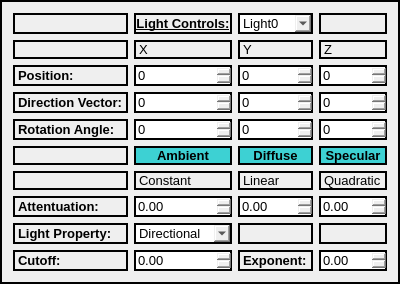
        <widget class="QFrame" name="frame_4">
         <property name="styleSheet">
          <string notr="true">border: 2px solid black;</string>
         </property>
         <property name="frameShape">
          <enum>QFrame::StyledPanel</enum>
         </property>
         <property name="frameShadow">
          <enum>QFrame::Raised</enum>
         </property>
         <layout class="QGridLayout" name="gridLayout_4">
          <item row="0" column="0">
           <layout class="QGridLayout" name="lightControlsGrid">
            <item row="7" column="1">
             <widget class="QLabel" name="constantAttenLabel">
              <property name="font">
               <font>
                <pointsize>10</pointsize>
               </font>
              </property>
              <property name="text">
               <string>Constant</string>
              </property>
             </widget>
            </item>
            <item row="1" column="3">
             <widget class="QLabel" name="zCoordLabel">
              <property name="font">
               <font>
                <pointsize>10</pointsize>
               </font>
              </property>
              <property name="text">
               <string>Z</string>
              </property>
             </widget>
            </item>
            <item row="7" column="2">
             <widget class="QLabel" name="linearAttenLabel">
              <property name="font">
               <font>
                <pointsize>10</pointsize>
               </font>
              </property>
              <property name="text">
               <string>Linear</string>
              </property>
             </widget>
            </item>
            <item row="4" column="0">
             <widget class="QLabel" name="lightRotLabel">
              <property name="font">
               <font>
                <pointsize>10</pointsize>
                <bold>true</bold>
               </font>
              </property>
              <property name="text">
               <string>Rotation Angle:</string>
              </property>
             </widget>
            </item>
            <item row="4" column="2">
             <widget class="QSpinBox" name="lightRotY">
              <property name="font">
               <font>
                <pointsize>10</pointsize>
               </font>
              </property>
              <property name="maximum">
               <number>360</number>
              </property>
             </widget>
            </item>
            <item row="1" column="2">
             <widget class="QLabel" name="yCoordLabel">
              <property name="font">
               <font>
                <pointsize>10</pointsize>
               </font>
              </property>
              <property name="text">
               <string>Y</string>
              </property>
             </widget>
            </item>
            <item row="2" column="1">
             <widget class="QSpinBox" name="lightPosX">
              <property name="font">
               <font>
                <pointsize>10</pointsize>
               </font>
              </property>
              <property name="minimum">
               <number>-20000</number>
              </property>
              <property name="maximum">
               <number>20000</number>
              </property>
             </widget>
            </item>
            <item row="7" column="0">
             <widget class="QWidget" name="widget_9" native="true"/>
            </item>
            <item row="0" column="0">
             <widget class="QWidget" name="widget_6" native="true"/>
            </item>
            <item row="10" column="2">
             <widget class="QLabel" name="exponentLabel">
              <property name="font">
               <font>
                <pointsize>10</pointsize>
                <bold>true</bold>
               </font>
              </property>
              <property name="text">
               <string>Exponent:</string>
              </property>
             </widget>
            </item>
            <item row="6" column="0">
             <widget class="QWidget" name="widget_8" native="true"/>
            </item>
            <item row="9" column="0">
             <widget class="QLabel" name="lightPropertyLabel">
              <property name="font">
               <font>
                <pointsize>10</pointsize>
                <bold>true</bold>
               </font>
              </property>
              <property name="text">
               <string>Light Property:</string>
              </property>
             </widget>
            </item>
            <item row="9" column="2">
             <widget class="QWidget" name="widget_11" native="true"/>
            </item>
            <item row="6" column="2">
             <widget class="QPushButton" name="lightDiffuseButton">
              <property name="font">
               <font>
                <pointsize>10</pointsize>
                <bold>true</bold>
               </font>
              </property>
              <property name="styleSheet">
               <string notr="true">background-color: #3DD1D3;</string>
              </property>
              <property name="text">
               <string>Diffuse</string>
              </property>
             </widget>
            </item>
            <item row="8" column="1">
             <widget class="QDoubleSpinBox" name="constantSpinBox">
              <property name="font">
               <font>
                <pointsize>10</pointsize>
               </font>
              </property>
             </widget>
            </item>
            <item row="6" column="1">
             <widget class="QPushButton" name="lightAmbientButton">
              <property name="font">
               <font>
                <pointsize>10</pointsize>
                <bold>true</bold>
               </font>
              </property>
              <property name="mouseTracking">
               <bool>false</bool>
              </property>
              <property name="autoFillBackground">
               <bool>false</bool>
              </property>
              <property name="styleSheet">
               <string notr="true">background-color: #3DD1D3;</string>
              </property>
              <property name="text">
               <string>Ambient</string>
              </property>
              <property name="default">
               <bool>false</bool>
              </property>
              <property name="flat">
               <bool>false</bool>
              </property>
             </widget>
            </item>
            <item row="10" column="0">
             <widget class="QLabel" name="cutoffLabel">
              <property name="font">
               <font>
                <pointsize>10</pointsize>
                <bold>true</bold>
               </font>
              </property>
              <property name="text">
               <string>Cutoff:</string>
              </property>
             </widget>
            </item>
            <item row="1" column="0">
             <widget class="QWidget" name="widget_7" native="true"/>
            </item>
            <item row="9" column="3">
             <widget class="QWidget" name="widget_12" native="true"/>
            </item>
            <item row="8" column="0">
             <widget class="QLabel" name="attentuationLabel">
              <property name="font">
               <font>
                <pointsize>10</pointsize>
                <bold>true</bold>
               </font>
              </property>
              <property name="text">
               <string>Attentuation:</string>
              </property>
             </widget>
            </item>
            <item row="1" column="1">
             <widget class="QLabel" name="xCoordLabel">
              <property name="font">
               <font>
                <pointsize>10</pointsize>
               </font>
              </property>
              <property name="text">
               <string>X</string>
              </property>
             </widget>
            </item>
            <item row="2" column="0">
             <widget class="QLabel" name="lightPosLabel">
              <property name="font">
               <font>
                <pointsize>10</pointsize>
                <bold>true</bold>
               </font>
              </property>
              <property name="text">
               <string>Position: </string>
              </property>
             </widget>
            </item>
            <item row="9" column="1">
             <widget class="QComboBox" name="lightPropertyComboBox">
              <property name="font">
               <font>
                <pointsize>10</pointsize>
               </font>
              </property>
              <item>
               <property name="text">
                <string>Directional</string>
               </property>
              </item>
              <item>
               <property name="text">
                <string>Point</string>
               </property>
              </item>
             </widget>
            </item>
            <item row="8" column="2">
             <widget class="QDoubleSpinBox" name="linearSpinBox">
              <property name="font">
               <font>
                <pointsize>10</pointsize>
               </font>
              </property>
             </widget>
            </item>
            <item row="6" column="3">
             <widget class="QPushButton" name="lightSpecularButton">
              <property name="font">
               <font>
                <pointsize>10</pointsize>
                <bold>true</bold>
               </font>
              </property>
              <property name="styleSheet">
               <string notr="true">background-color: #3DD1D3;</string>
              </property>
              <property name="text">
               <string>Specular</string>
              </property>
             </widget>
            </item>
            <item row="10" column="1">
             <widget class="QDoubleSpinBox" name="spotCutoff">
              <property name="font">
               <font>
                <pointsize>10</pointsize>
               </font>
              </property>
              <property name="maximum">
               <double>180.000000000000000</double>
              </property>
             </widget>
            </item>
            <item row="8" column="3">
             <widget class="QDoubleSpinBox" name="quadSpinBox">
              <property name="font">
               <font>
                <pointsize>10</pointsize>
               </font>
              </property>
             </widget>
            </item>
            <item row="10" column="3">
             <widget class="QDoubleSpinBox" name="spotExponent">
              <property name="font">
               <font>
                <pointsize>10</pointsize>
               </font>
              </property>
             </widget>
            </item>
            <item row="0" column="2">
             <widget class="QComboBox" name="lightTypeComboBox">
              <property name="font">
               <font>
                <pointsize>10</pointsize>
               </font>
              </property>
              <item>
               <property name="text">
                <string>Light0</string>
               </property>
              </item>
              <item>
               <property name="text">
                <string>Light1</string>
               </property>
              </item>
              <item>
               <property name="text">
                <string>Light2</string>
               </property>
              </item>
             </widget>
            </item>
            <item row="2" column="3">
             <widget class="QSpinBox" name="lightPosZ">
              <property name="font">
               <font>
                <pointsize>10</pointsize>
               </font>
              </property>
              <property name="minimum">
               <number>-20000</number>
              </property>
              <property name="maximum">
               <number>20000</number>
              </property>
             </widget>
            </item>
            <item row="2" column="2">
             <widget class="QSpinBox" name="lightPosY">
              <property name="font">
               <font>
                <pointsize>10</pointsize>
               </font>
              </property>
              <property name="minimum">
               <number>-20000</number>
              </property>
              <property name="maximum">
               <number>20000</number>
              </property>
             </widget>
            </item>
            <item row="7" column="3">
             <widget class="QLabel" name="quadAttenLabel">
              <property name="font">
               <font>
                <pointsize>10</pointsize>
               </font>
              </property>
              <property name="text">
               <string>Quadratic</string>
              </property>
             </widget>
            </item>
            <item row="0" column="1">
             <widget class="QLabel" name="controlLightLabel">
              <property name="font">
               <font>
                <pointsize>10</pointsize>
                <bold>true</bold>
                <underline>true</underline>
               </font>
              </property>
              <property name="text">
               <string>Light Controls:</string>
              </property>
              <property name="alignment">
               <set>Qt::AlignCenter</set>
              </property>
             </widget>
            </item>
            <item row="0" column="3">
             <widget class="QWidget" name="widget_10" native="true"/>
            </item>
            <item row="3" column="0">
             <widget class="QLabel" name="directionVecLabel">
              <property name="font">
               <font>
                <pointsize>10</pointsize>
                <bold>true</bold>
               </font>
              </property>
              <property name="text">
               <string>Direction Vector:</string>
              </property>
             </widget>
            </item>
            <item row="3" column="1">
             <widget class="QSpinBox" name="directionX">
              <property name="font">
               <font>
                <pointsize>10</pointsize>
               </font>
              </property>
              <property name="minimum">
               <number>-1000</number>
              </property>
              <property name="maximum">
               <number>1000</number>
              </property>
             </widget>
            </item>
            <item row="3" column="2">
             <widget class="QSpinBox" name="directionY">
              <property name="font">
               <font>
                <pointsize>10</pointsize>
               </font>
              </property>
              <property name="minimum">
               <number>-1000</number>
              </property>
              <property name="maximum">
               <number>1000</number>
              </property>
             </widget>
            </item>
            <item row="3" column="3">
             <widget class="QSpinBox" name="directionZ">
              <property name="font">
               <font>
                <pointsize>10</pointsize>
               </font>
              </property>
              <property name="minimum">
               <number>-1000</number>
              </property>
              <property name="maximum">
               <number>1000</number>
              </property>
             </widget>
            </item>
            <item row="4" column="3">
             <widget class="QSpinBox" name="lightRotZ">
              <property name="font">
               <font>
                <pointsize>10</pointsize>
               </font>
              </property>
              <property name="maximum">
               <number>360</number>
              </property>
             </widget>
            </item>
            <item row="4" column="1">
             <widget class="QSpinBox" name="lightRotX">
              <property name="font">
               <font>
                <pointsize>10</pointsize>
               </font>
              </property>
              <property name="maximum">
               <number>360</number>
              </property>
             </widget>
            </item>
           </layout>
          </item>
         </layout>
        </widget>
